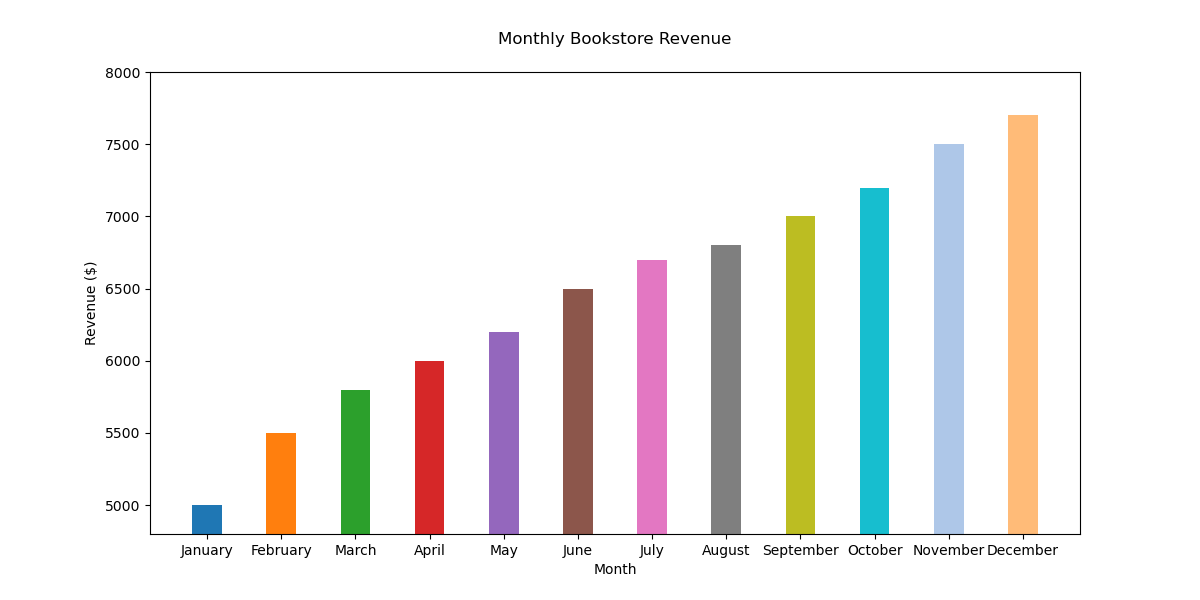

Here is the Python script that generated this plot:

import matplotlib.pyplot as plt

# Monthly revenue data for a bookstore
months = [
    "January", "February", "March", "April", "May", "June",
    "July", "August", "September", "October", "November", "December"
]
revenue = [5000, 5500, 5800, 6000, 6200, 6500, 6700, 6800, 7000, 7200, 7500, 7700]

# Color scheme using specific color codes for each month
colors = [
    '#1f77b4', '#ff7f0e', '#2ca02c', '#d62728', '#9467bd',
    '#8c564b', '#e377c2', '#7f7f7f', '#bcbd22', '#17becf',
    '#aec7e8', '#ffbb78'
]

# Create vertical bar chart
plt.figure(figsize=(12, 6))  # Width and height of the chart
plt.bar(months, revenue, color=colors, width=0.4)  # Bar color and band width

# Set the title and labels
plt.title('Monthly Bookstore Revenue', pad=20)
plt.ylabel('Revenue ($)')
plt.xlabel('Month')

# Set y-axis limits
plt.ylim(4800, 8000)

# Display the bar chart
plt.show()
